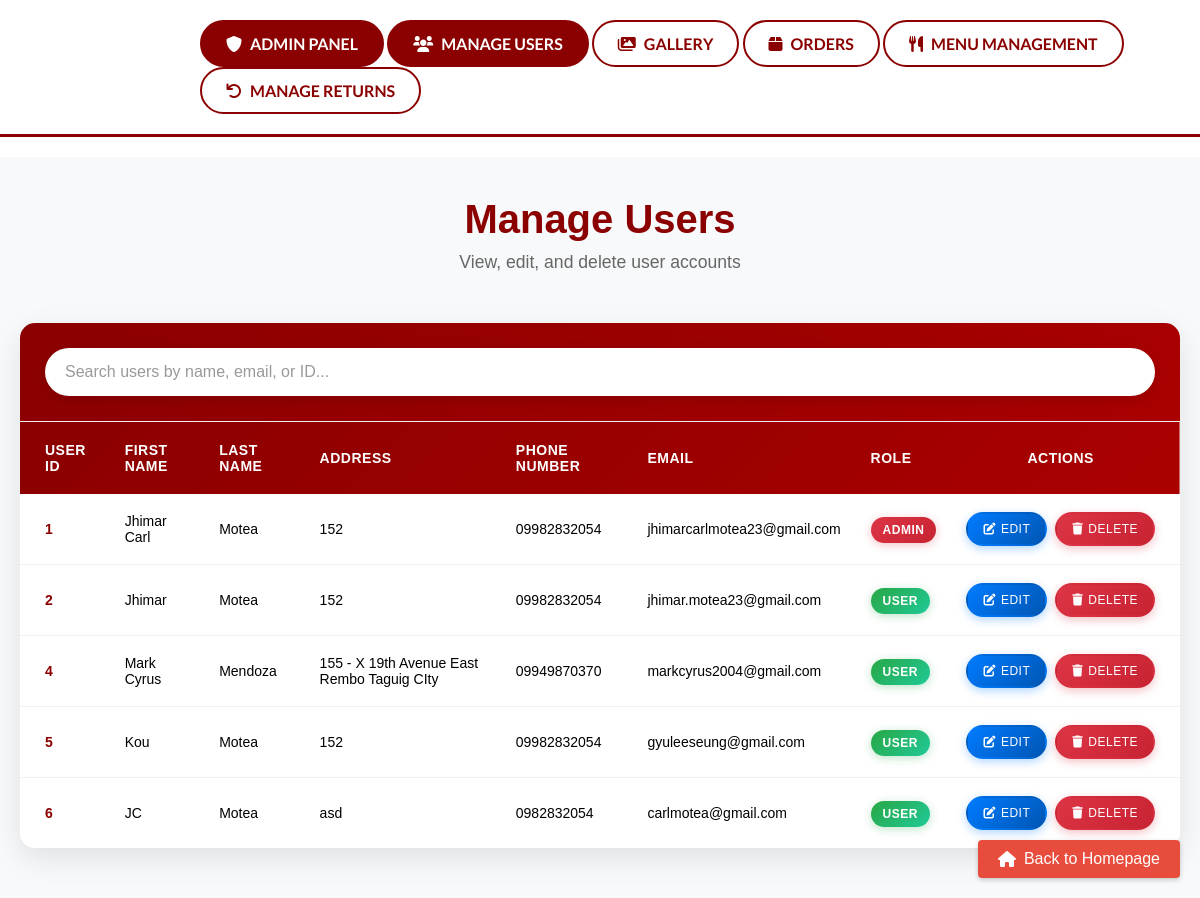
/Manageusers.php (signed in), run on the app's committed database.
### tables this page shows
CREATE TABLE `sign_up` (
  `userId` int(11) NOT NULL,
  `firstName` varchar(251) NOT NULL,
  `lastName` varchar(251) NOT NULL,
  `address` varchar(251) NOT NULL,
  `phoneNumber` varchar(20) NOT NULL,
  `email` varchar(251) NOT NULL,
  `password` varchar(251) NOT NULL,
  `reset_code` varchar(6) DEFAULT NULL,
  `role` varchar(51) NOT NULL DEFAULT 'User'
);

### Manageusers.php (the view, shortened to what this page needs)
<?php
require 'db.php';
$query = "SELECT userId, firstName, lastName, address, phoneNumber, email, role FROM sign_up";
$result = $conn->query($query);
?>
<!DOCTYPE html>
<html>
<head>
    <link rel="stylesheet" href="https://cdnjs.cloudflare.com/ajax/libs/font-awesome/6.0.0/css/all.min.css">
    <link rel="stylesheet" href="globals.css" />
</head>
<body>
    <div class="admin-panel">
        <div class="category-tabs">
            <div class="admin-title">
                <i class="fas fa-shield-alt"></i> Admin Panel
            </div>
            <a href="Manageusers.php" class="category-tab <?php echo basename($_SERVER['PHP_SELF']) == 'Manageusers.php' ? 'active' : ''; ?>">
                <i class="fas fa-users"></i> Manage Users
            </a>
<a href="gallery_admin.php" class="category-tab <?php echo basename($_SERVER['PHP_SELF']) == 'gallery.php' ? 'active' : ''; ?>">
    <i class="fas fa-images"></i> Gallery
</a>
            <a href="orders.php" class="category-tab <?php echo basename($_SERVER['PHP_SELF']) == 'orders.php' ? 'active' : ''; ?>">
                <i class="fas fa-box"></i> Orders
            </a>
            <a href="MenuManagement.php" class="category-tab <?php echo basename($_SERVER['PHP_SELF']) == 'MenuManagement.php' ? 'active' : ''; ?>">
                <i class="fas fa-utensils"></i> Menu Management
            </a>
                    <a href="Returns.php" class="category-tab <?php echo basename($_SERVER['PHP_SELF']) == 'manage_returns.php' ? 'active' : ''; ?>">
            <i class="fas fa-undo"></i> Manage Returns
        </a>
        </div>
    </div>
    <div class="main-content">
        <div class="page-header">
            <h1>Manage Users</h1>
            <p>View, edit, and delete user accounts</p>
        </div>
        <div class="table-container">
            <div class="search-bar">
                <input type="text" id="searchInput" placeholder="Search users by name, email, or ID..." onkeyup="searchTable()">
            </div>
            <table id="userTable">
                <thead>
                    <tr>
                        <th>User ID</th>
                        <th>First Name</th>
                        <th>Last Name</th>
                        <th>Address</th>
                        <th>Phone Number</th>
                        <th>Email</th>
                        <th>Role</th>
                        <th>Actions</th>
                    </tr>
                </thead>
                <tbody>
                    <?php while ($row = $result->fetch_assoc()): ?>
                    <tr>
                        <td><?php echo $row['userId']; ?></td>
                        <td><?php echo htmlspecialchars($row['firstName']); ?></td>
                        <td><?php echo htmlspecialchars($row['lastName']); ?></td>
                        <td><?php echo htmlspecialchars($row['address']); ?></td>
                        <td><?php echo htmlspecialchars($row['phoneNumber']); ?></td>
                        <td><?php echo htmlspecialchars($row['email']); ?></td>
                        <td>
                            <span class="user-role <?php echo $row['role'] === 'Admin' ? 'role-admin' : 'role-user'; ?>">
                                <?php echo htmlspecialchars($row['role']); ?>
                            </span>
                        </td>
                        <td>
                            <div class="action-buttons">
                                <a href="#" class="edit-btn" onclick="openEditModal(<?php echo htmlspecialchars(json_encode($row)); ?>)">
                                    <i class="fas fa-edit"></i> Edit
                                </a>
                                <a href="#" class="delete-btn" onclick="openDeleteModal(<?php echo $row['userId']; ?>)">
                                    <i class="fas fa-trash"></i> Delete
                                </a>
                            </div>
                        </td>
                    </tr>
                    <?php endwhile; ?>
                </tbody>
            </table>
        </div>
    </div>
    <a href="index.php" class="back-to-home">
        <i class="fas fa-home"></i> Back to Homepage
    </a>
</body>
</html>

### globals.css (style rules this page uses)
* { -webkit-font-smoothing: antialiased; box-sizing: border-box; }
html, body { margin: 0px; height: 100%; }
a { text-decoration: none; }

### data on the page
sign_up: userId "1", firstName "Jhimar Carl", lastName "Motea", address "152", phoneNumber "09982832054", email "jhimarcarlmotea23@gmail.com", role "ADMIN"
sign_up: userId "2", firstName "Jhimar", lastName "Motea", address "152", phoneNumber "09982832054", email "jhimar.motea23@gmail.com", role "USER"
sign_up: userId "4", firstName "Mark Cyrus", lastName "Mendoza", address "155 - X 19th Avenue East Rembo Taguig CIty", phoneNumber "09949870370", email "markcyrus2004@gmail.com", role "USER"
sign_up: userId "5", firstName "Kou", lastName "Motea", address "152", phoneNumber "09982832054", email "gyuleeseung@gmail.com", role "USER"
sign_up: userId "6", firstName "JC", lastName "Motea", address "asd", phoneNumber "0982832054", email "carlmotea@gmail.com", role "USER"
